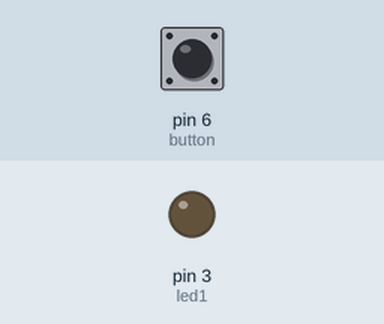
Bench run of a sketch on a simulated Arduino Uno, built with avr-gcc and run on an emulated ATmega328P. Shown: output pins drawn as LEDs (lit = HIGH). Inputs (shaded band) come from the test bench; at power-on: pin 6 (button) LOW.

Above: at 1.2 s.
1.3 s: pin 6 (button) pulled HIGH for 0.15 s
At 1.37 s:
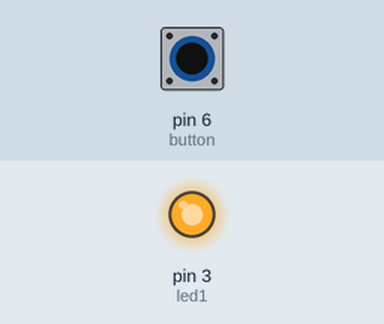
2.9 s: pin 6 (button) pulled HIGH for 3.2 s
At 7.5 s:
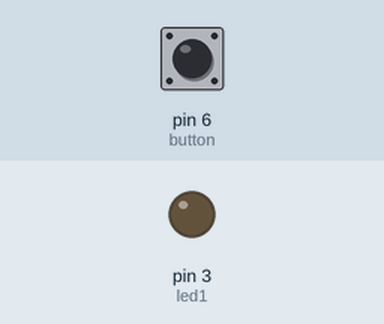
Timing chart, 0 to 9.0 s (numbered marks = the images above; inputs shaded):
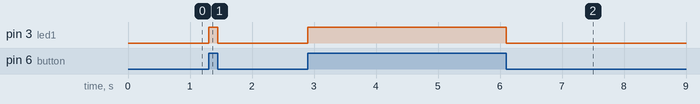

The sketch:

FirstPinCode.ino
```cpp
const int led1 = 3;
const int button = 6;
bool status_button;

void setup() {
  /*
  Inicializar variables
  Inicializar protocolos
  Codigos que solamente nos interesa que se ejecute 1 vez
  */
  // put your setup code here, to run once:

  Serial.begin(9600);  //La trasmisión de informacion es a 2 hilos  GND

  pinMode(led1, OUTPUT);


  pinMode(button, INPUT);

  digitalWrite(led1, LOW);
}

void loop() {
  status_button = digitalRead(button);

  // Verificar si el botón ha sido presionado
  if (status_button == HIGH) {
    digitalWrite(led1, HIGH);
  } else {
    digitalWrite(led1, LOW);
  }
}
```

Measured:
- after the input at 1.3 s, pin 3 (led1): LOW → HIGH at once, → LOW 0.15 s later
- after the input at 2.9 s, pin 3 (led1): LOW → HIGH at once, → LOW 3.2 s later
